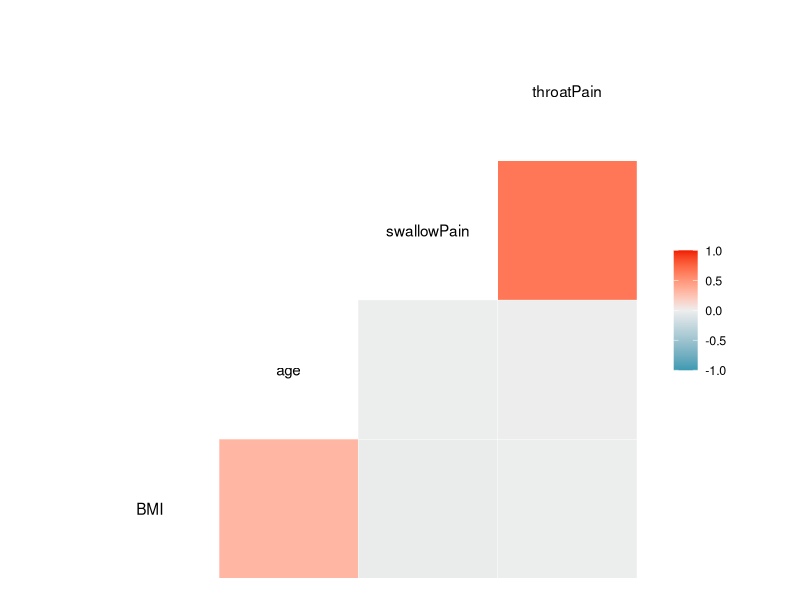
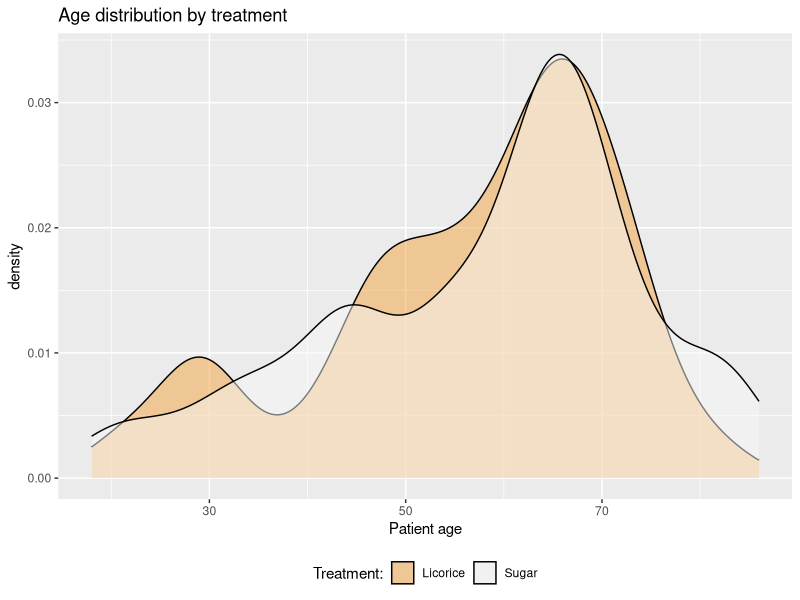
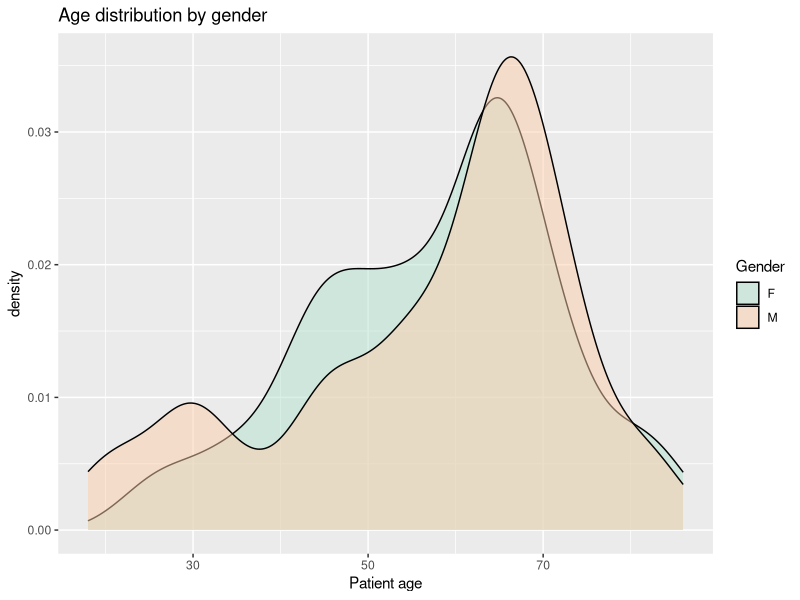
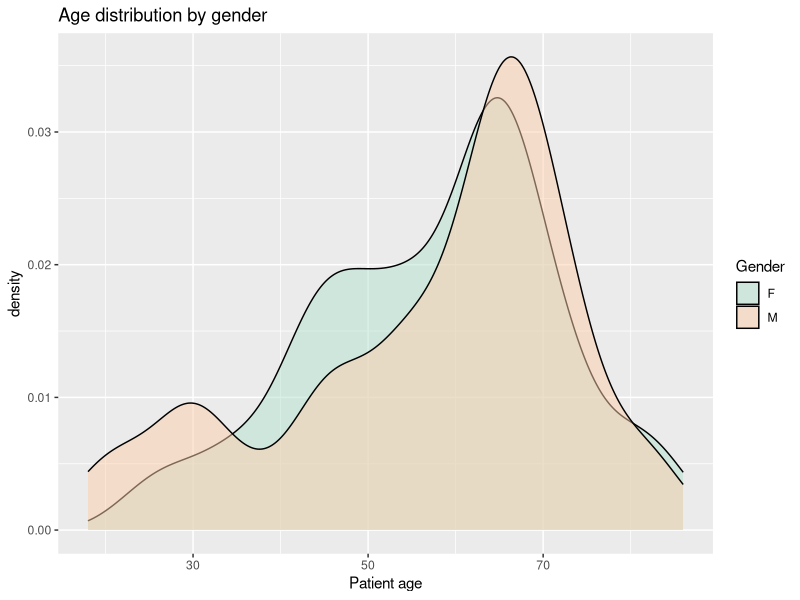
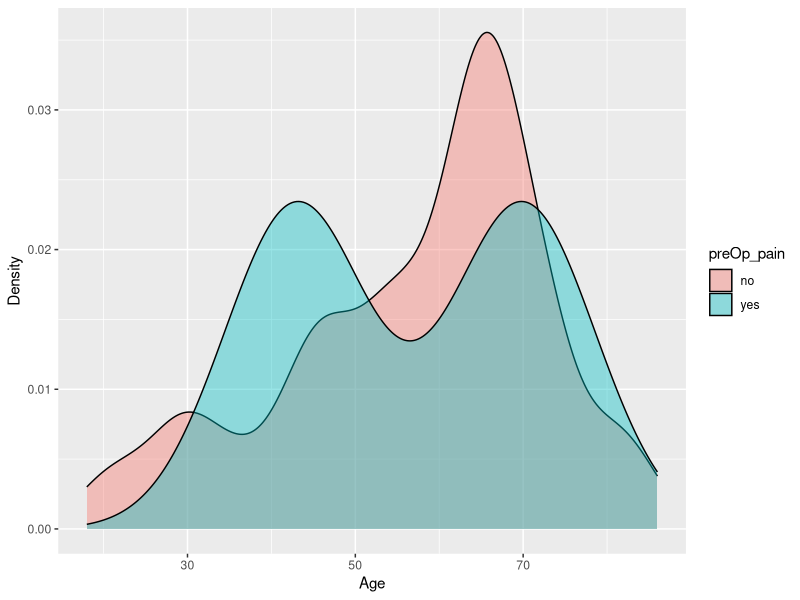
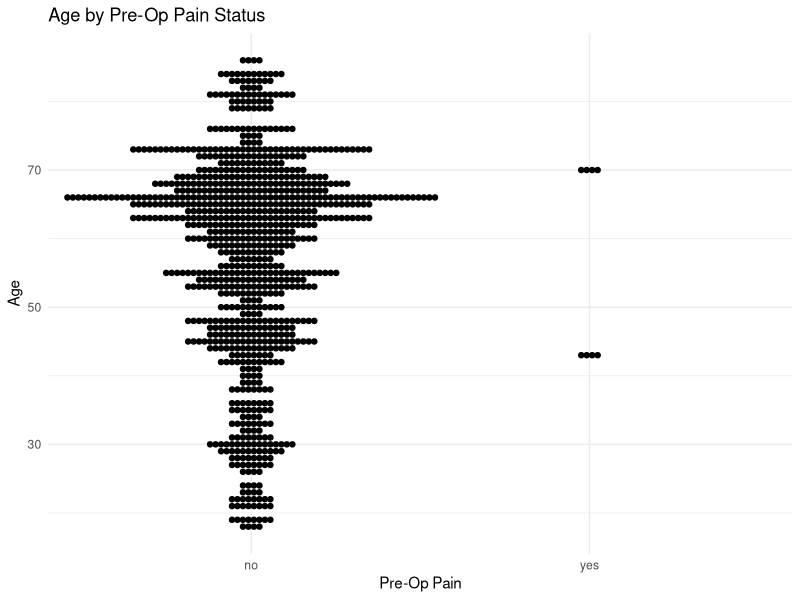
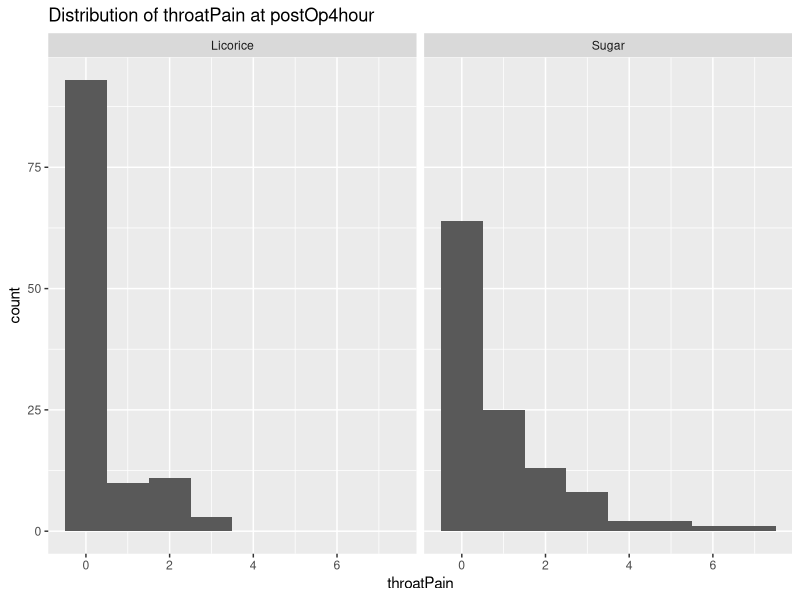
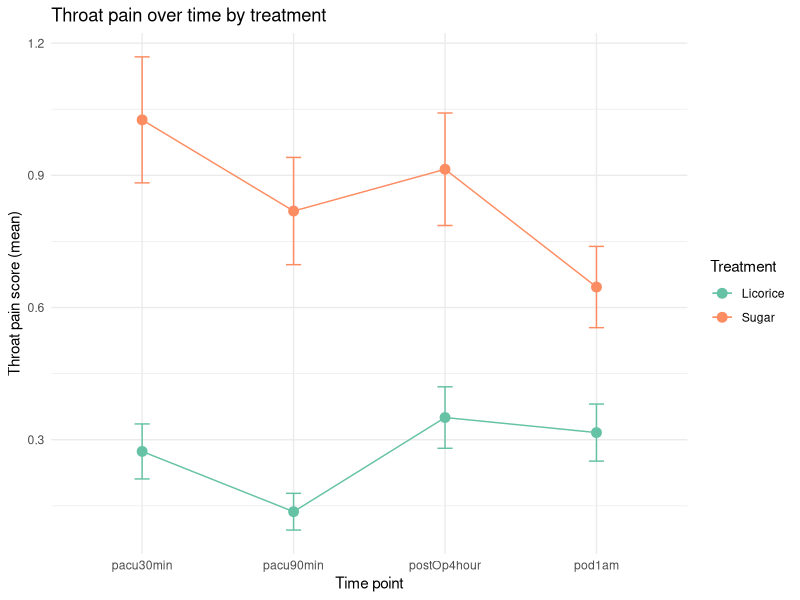

Write R code to recreate these figures, in order.
## ---- chunk 1
knitr::opts_chunk$set(echo = TRUE)
## ---- chunk 2
library(tidyverse)
library(here)
library(ggplot2)
library(patchwork)
## ---- chunk 3
exam_data <- read_delim(here("data","exam_data.txt"))
exam_data_join <- read_delim(here("data", "exam_data_join.txt"))
joined_exam_data <- read_delim(here("data","joined_exam_data_2025-09-09.txt"))
## ---- chunk 4
skimr::skim(exam_data)
## ---- chunk 5
exam_data %>% 
  count(patient_id) %>% 
  distinct()
## ---- chunk 6
exam_data %>% 
  count(patient_id) %>% 
  filter(n>1)

exam_data %>% 
  count(patient_id) %>% 
  filter(n>2)
## ---- chunk 7
exam_data %>% 
  count(patient_id) %>% 
  filter(n>1) %>% 
  pull(patient_id)
## ---- chunk 8
exam_data <- exam_data %>%
  rename(
    gender = preOp_gender,
    smoking = preOp_smoking,
    BMI = "BMI kg/m2",
    swallowPain = pacu30min_swallowPain,
    age = preOp_age
    )
## ---- chunk 9
exam_data_clean <- exam_data %>%
  pivot_longer(
    cols = matches("cough|throatPain"), 
    names_to = c("time_final", "symptom"),
    names_sep = "_",
    values_to = "value"
  ) %>%
  pivot_wider(
    names_from = symptom,
    values_from = value
  )

exam_data_clean <- exam_data_clean %>%  
  rename(time = time_final)
## ---- chunk 10
exam_data_clean <- exam_data_clean %>% 
  select(-month, -year)
## ---- chunk 11
exam_data_clean <- exam_data_clean %>%
  separate(preOp_ASA_Mallampati, 
           into = c("ASA", "mallampati"), 
           sep = "_")
  
exam_data_clean %>% 
  count(ASA, mallampati)
## ---- chunk 12
exam_data_clean <- exam_data_clean %>%             
  mutate(cough = factor(                    
    cough, 
    levels = c(0,1,2,3),
    labels = c("no","mild", "moderate","severe")
  )
  ) 

exam_data_clean <- exam_data_clean %>%
  mutate(
    gender = factor(
      gender, 
      levels = c(0,1),
      labels = c("M","F")
    )
  )

exam_data_clean <- exam_data_clean %>% 
  mutate(
    smoking = factor(
      smoking, 
      levels = c(1,2,3),
      labels = c("current","past","never")
    )
  )

exam_data_clean <- exam_data_clean %>% 
  mutate(preOp_pain = factor(
    preOp_pain, 
    levels = c(0,1),
    labels = c("no","yes")
    )
  )

exam_data_clean$treat <- factor(      # Convert the variable `treat` into a factor with two levels:
  exam_data_clean$treat,
  levels = c(0, 1),                 # 0 = "Sugar 5g" and 1 = "Licorice 0.5g"
  labels = c("Sugar", "Licorice")
)

exam_data_clean %>% 
  mutate(
    ASA = factor(ASA, levels = 1:3),
    mallampati = factor(mallampati, levels = 1:4)
  )

## ---- chunk 13
exam_data_join
glimpse(exam_data_join)
str(exam_data_join)
head(exam_data_join)
tail(exam_data_join)
## ---- chunk 14
skimr::skim(exam_data_join)
## ---- chunk 15
exam_data_join <- exam_data_join %>%             
  mutate(intraOp_surgerySize = factor(                    
    intraOp_surgerySize, 
    levels = c(1,2,3),
    labels = c("small", "medium","large")
  )
  ) 

exam_data_join <- exam_data_join %>%             
  mutate(extubation_cough = factor(                    
    extubation_cough, 
    levels = c(0,1,2,3),
    labels = c("no cough","mild", "moderate","severe")
  )
  )
## ---- chunk 16
nrow(exam_data_clean)
distinct(exam_data_clean)

exam_data_clean <- exam_data_clean %>% 
  distinct()

nrow(exam_data_clean)

nrow(exam_data_join)
distinct(exam_data_join)

exam_data_join <- exam_data_join %>% 
  distinct()

nrow(exam_data_join)
## ---- chunk 17
joined_exam_data <- exam_data_clean %>% 
  left_join(exam_data_join)
## ---- chunk 18
joined_exam_data <- joined_exam_data %>%
  rename(
    surgerySize = intraOp_surgerySize,
  )
## ---- chunk 19
joined_exam_data <- joined_exam_data %>%             
  mutate(ASA = factor(                    
    ASA, 
    levels = c(1,2,3),
    labels = c("healthy", "mild","severe")
  )
  ) 

joined_exam_data <- joined_exam_data %>%             
  mutate(mallampati = factor(                    
    mallampati, 
    levels = c(1,2,3,4),
    labels = c("soft palate, fauces, uvula, pillars visible", "soft palate, fauces, uvula visible","soft palate, base of uvula visible","soft palate not visible at all")
  )
  )
## ---- chunk 20
joined_exam_data <- joined_exam_data %>% 
  mutate(across(where(is.character), as.factor))
## ---- chunk 21
throat_pain_change <- joined_exam_data %>% 
  select(patient_id, time, throatPain) %>% 
  filter(time %in% c("pacu30min", "pod1am")) %>% 
  pivot_wider(names_from = time, values_from = throatPain) %>% 
  mutate(throat_pain_change = case_when(
    pod1am > pacu30min ~ "increased",
    pod1am < pacu30min ~ "decreased", 
    pod1am == pacu30min ~ "no_change"
  )) %>% 
  select(patient_id, throat_pain_change)

cough_change <- joined_exam_data %>% 
  filter(time == "pod1am") %>% 
  mutate(cough_change = case_when(
    extubation_cough == "no cough" & cough == "no" ~ "no_change",
    extubation_cough == "no cough" & cough %in% c("mild", "moderate", "severe") ~ "more_cough",
    extubation_cough %in% c("mild", "moderate", "severe") & cough == "no" ~ "cough_resolved",
    extubation_cough %in% c("mild", "moderate", "severe") & cough %in% c("mild", "moderate", "severe") ~ "persistent_cough"
  )) %>% 
  select(patient_id, cough_change)
## ---- chunk 22
joined_exam_data <- joined_exam_data %>% 
  left_join(throat_pain_change, by = "patient_id") %>% 
  left_join(cough_change, by = "patient_id") %>% 
  mutate(BMI_category = cut(BMI, breaks = c(-Inf, 18.5, 25, 30, Inf), 
                            labels = c("Underweight", "Normal weight", "Overweight", "Obese"), 
                            right = FALSE)) %>% 
  select(patient_id, BMI, age, smoking, gender, everything()) %>%
  arrange(patient_id)

## ---- chunk 23
joined_exam_data %>%
  summarise(across(everything(), ~ sum(is.na(.)))) %>%   # Showing were we have missing values
  pivot_longer(cols = everything(),
               names_to = "variable",
               values_to = "n_missing") %>%
  arrange(desc(n_missing))
## ---- chunk 24
library(tidyverse)
library(here)
library(ggplot2)
library(patchwork)
joined_exam_data <- read_delim(here("data","joined_exam_data_2025-09-09.txt"))

## ---- chunk 25
joined_exam_data %>%
  select(-patient_id) %>% 
  GGally::ggcorr()
## ---- chunk 26
ggplot <- ggplot(joined_exam_data, aes(x = age, fill = treat)) +
  geom_density(alpha = 0.5) +
  theme_gray() +
  labs(title = "Age distribution by treatment",
       x = "Patient age",
       fill = "Treatment:") +
  theme(legend.position = "bottom") +
  scale_fill_brewer(palette = "PuOr")
## ---- chunk 27
ggplot
## ---- chunk 28
density_age_distribution_by_gender <- ggplot(joined_exam_data, 
                                          aes(x = age, fill = gender)) +
  geom_density(alpha = 0.5) +
  labs(title = "Age distribution by gender", 
       x = "Patient age", 
       fill = "Gender") +
  scale_fill_brewer(palette = "Pastel2")
density_age_distribution_by_gender
## ---- chunk 29
density_age_distribution_by_gender
## ---- chunk 30
ggplot(joined_exam_data, aes(x = age, fill = preOp_pain)) +
  geom_density(alpha = 0.4) +
  labs(
    x = "Age",
    y = "Density"                 
  )
## ---- chunk 31
ggplot(joined_exam_data, aes(x = preOp_pain, y = age)) +
  geom_dotplot(binaxis = "y", stackdir = "center", dotsize = 0.8,
               binwidth = 1) +
  labs(title = "Age by Pre-Op Pain Status",
       x = "Pre-Op Pain",
       y = "Age") +
  theme_minimal()
## ---- chunk 32
library(patchwork)
library(tidyverse)
library(here)
library(broom)
library(lme4)
library(broom.mixed)

# Load data
joined_exam_data <- read_delim(here("data","joined_exam_data_2025-09-09.txt"))

# Mutate from character to factor
joined_exam_data <- joined_exam_data %>% 
  mutate(across(where(is.character), as.factor))
## ---- chunk 33
# Create dataset with one row per participant
patient_level_data <- joined_exam_data %>% 
  distinct(patient_id, treat, smoking, gender, age, BMI)

# Table of treatment (rows) by smoking (columns) - one per patient
table(patient_level_data$treat, patient_level_data$smoking) %>% 
  knitr::kable(
    caption = "Treatment Distribution by Smoking Status",
    col.names = c("Current", "Never", "Past")
  )
## ---- chunk 34
chisq.test(table(patient_level_data$treat, patient_level_data$smoking)) %>% 
  tidy() %>% 
  knitr::kable(
    digits = 3,
    col.names = c("Chi-square", "p-value", "df", "Method"),
    caption = "Association between Treatment and Smoking Status"
  )
## ---- chunk 35
## Table of treatment (rows) by gender (columns) - one per patient
table(patient_level_data$treat, patient_level_data$gender) %>% 
  knitr::kable(
    caption = "Treatment Distribution by Gender",
    col.names = c("Female", "Male")
  )
## ---- chunk 36
chisq_treat_gender_result <- chisq.test(table(patient_level_data$treat, patient_level_data$gender)) %>% 
  tidy() %>% 
  rename(
    chi_square = statistic,
    degrees_of_freedom = parameter
  ) %>% 
  knitr::kable(
    digits = 3,
    col.names = c("Chi-square", "p-value", "df", "Method"),
    caption = "Association between Treatment and Gender"
  )

chisq_treat_gender_result
## ---- chunk 37
# Filter to 4-hour timepoint only
postOp4h_data <- joined_exam_data %>% 
  filter(time == "postOp4hour")

# Create plot
ggplot(postOp4h_data, aes(x = throatPain)) +
  geom_histogram(binwidth = 1) +
  facet_wrap(~treat) +
  labs(title = "Distribution of throatPain at postOp4hour")
## ---- chunk 38
# Descriptive statistics by treatment
postOp4h_data %>% 
  group_by(treat) %>% 
  summarise(
    mean_pain = mean(throatPain, na.rm = TRUE),
    median_pain = median(throatPain, na.rm = TRUE),
    prop_no_pain = mean(throatPain == 0, na.rm = TRUE),
    n = n()
  ) %>% 
  knitr::kable(
    digits = 3,
    caption = "Throat Pain at 4 Hours Post-Operation by Treatment"
  )

# Wilcoxon rank sum test
wilcox.test(throatPain ~ treat, data = postOp4h_data) %>% 
  tidy() %>% 
  knitr::kable(
    digits = 4,
    col.names = c("Statistic", "p-value", "Method", "Alternative"),
    caption = "Wilcoxon Test: Treatment Effect at 4 Hours"
  )
## ---- chunk 39
# Mixed effects model with all timepoints
throat_model <- lmer(throatPain ~ treat * time + (1|patient_id), 
                     data = joined_exam_data)

# Tidy results focusing on treatment effects
tidy(throat_model, effects = "fixed") %>% 
  knitr::kable(digits = 3, caption = "Mixed effects model results") 

# Full model summary
summary(throat_model)
## ---- chunk 40
# Ensure correct time order
joined_exam_data$time <- factor(joined_exam_data$time, 
                               levels = c("pacu30min", "pacu90min", "postOp4hour", "pod1am"))

# Plot
joined_exam_data %>% 
  group_by(treat, time) %>% 
  summarise(
    mean_pain = mean(throatPain, na.rm = TRUE),
    se_pain = sd(throatPain, na.rm = TRUE) / sqrt(n()),
    .groups = "drop"
  ) %>% 
  ggplot(aes(x = time, y = mean_pain, color = treat, group = treat)) +
  geom_line(linewidth = 0.5) +
  geom_point(size = 3) +
  geom_errorbar(aes(ymin = mean_pain - se_pain, ymax = mean_pain + se_pain), 
                width = 0.1) +
  labs(
    x = "Time point",
    y = "Throat pain score (mean)",
    color = "Treatment",
    title = "Throat pain over time by treatment"
  ) +
  theme_minimal() +
  scale_color_brewer(palette = "Set2")
## ---- chunk 41
sessionInfo()
